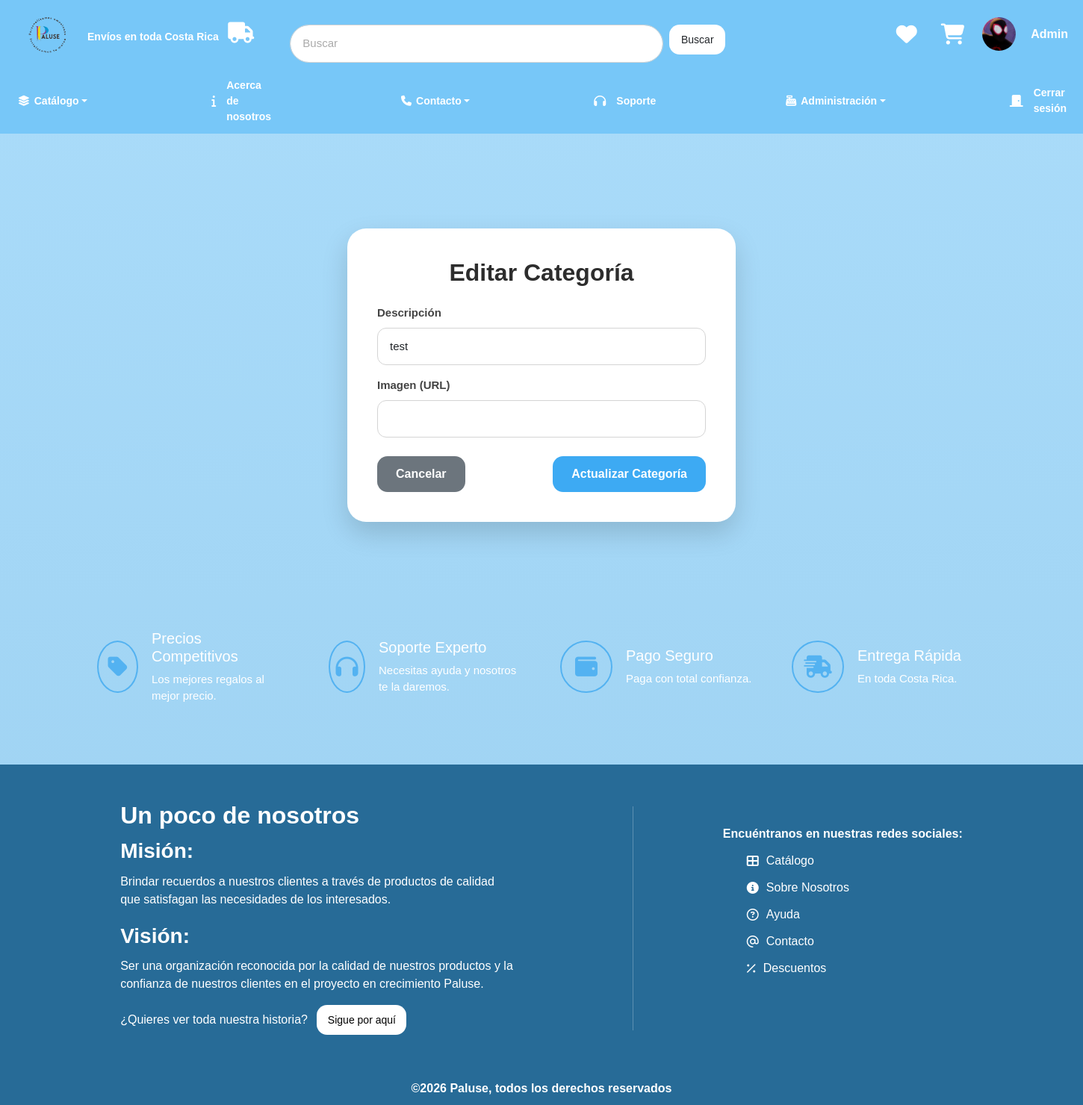
The page /categoria/edit/1 (signed in) on the database as committed earlier.
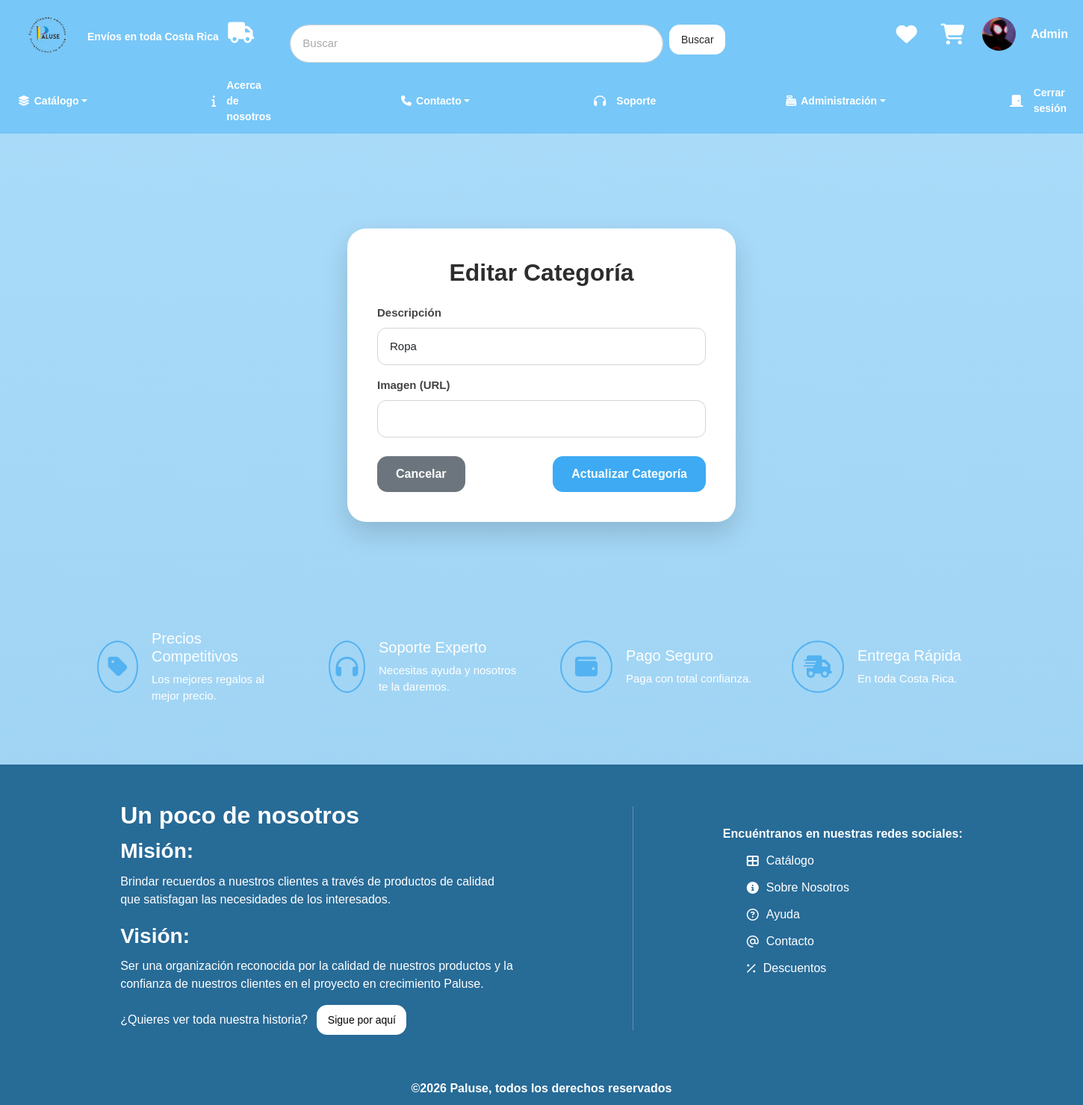
The same page on the database as committed later.
### tables this page shows
CREATE TABLE categoria (
  id_categoria INT NOT NULL AUTO_INCREMENT,
  descripcion VARCHAR(50) NOT NULL,
  ruta_imagen VARCHAR(1024),
  activo BOOLEAN,
  fecha_creacion TIMESTAMP DEFAULT CURRENT_TIMESTAMP,
  fecha_modificacion TIMESTAMP DEFAULT CURRENT_TIMESTAMP ON UPDATE CURRENT_TIMESTAMP,
  PRIMARY KEY (id_categoria),
  UNIQUE (descripcion),
  INDEX ndx_descripcion (descripcion)
);

### app/core/App.php (called while the page is built, shortened)
<?php
class App {
    protected $method = 'index';
    public function __construct() {
        $url = $this->parseUrl();
        if (isset($url[0]) && file_exists('../app/controllers/' . ucfirst($url[0]) . 'Controller.php')) {
            unset($url[0]);
        }
        $this->controller = new $this->controller;
        if (isset($url[1])) {
            if (method_exists($this->controller, $url[1])) {
                $this->method = $url[1];
                unset($url[1]);
            }
        }
        $this->params = $url ? array_values($url) : [];
        call_user_func_array([$this->controller, $this->method], $this->params);
    }
    public function parseUrl() {
        if (isset($_GET['url'])) {
            return explode('/', filter_var(rtrim($_GET['url'], '/'), FILTER_SANITIZE_URL));
        }
        return [];
    }
}

### public/index.php (called while the page is built, shortened)
<?php
require_once '../app/core/App.php';
require_once '../app/core/Controller.php';
$app = new App();

### app/models/Categoria.php (called while the page is built, shortened)
<?php
require_once '../app/config/Database.php';
class Categoria {
    private $db;
    public function __construct() {
        $this->db = Database::getInstance()->getConnection();
    }
    public function getById($id) {
        $query = "SELECT * FROM categoria WHERE id_categoria = ?";
        $stmt = $this->db->prepare($query);
        $stmt->bind_param("i", $id);
        $stmt->execute();
        $result = $stmt->get_result();
        return $result->fetch_assoc();
    }
}

### app/config/Database.php (called while the page is built, shortened)
<?php
class Database {
    private static $instance = null;
    private $conn;
    private function __construct() {
        try {
            $this->conn = new mysqli(DB_HOST, DB_USER, DB_PASS, DB_NAME);
            $this->conn->set_charset("utf8");
        } catch (mysqli_sql_exception $e) {
            die("Error de conexión a la base de datos. Por favor, verifica que MySQL esté encendido y la base de datos '" . DB_NAME . "' exista. Detalle: " . $e->getMessage());
        }
    }
    public static function getInstance() {
        if (!self::$instance) {
            self::$instance = new Database();
        }
        return self::$instance;
    }
    public function getConnection() {
        return $this->conn;
    }
}

### app/views/categoria/edit.php (the view, shortened to what this page needs)
<?php require_once '../app/views/layouts/head.php'; ?>
<?php require_once '../app/views/layouts/headFormsUser.php'; ?>
<?php require_once '../app/views/layouts/header.php'; ?>
<div class="form-wrapper mt-4">
    <div class="glass-card max-w-md mx-auto">
        <h2 class="mb-4">
            Editar Categoría
        </h2>
        <form action="<?= BASE_URL ?>/categoria/edit/<?= $data['categoria']['id_categoria'] ?>" method="POST">
            <div class="form-group mb-3">
                <label>Descripción</label>
                <input
                    type="text"
                    name="descripcion"
                    class="form-control"
                    value="<?= htmlspecialchars($data['categoria']['descripcion']) ?>"
                    required>
            </div>
            <div class="form-group mb-4">
                <label>Imagen (URL)</label>
                <input
                    type="text"
                    name="ruta_imagen"
                    class="form-control"
                    value="<?= htmlspecialchars($data['categoria']['ruta_imagen']) ?>">
            </div>
            <div class="d-flex justify-content-between">
                <a href="<?= BASE_URL ?>/categoria/index" class="btn btn-secondary">
                    Cancelar
                </a>
                <button type="submit" class="btn btn-primary">
                    Actualizar Categoría
                </button>
            </div>
        </form>
    </div>
</div>
<?php require_once '../app/views/layouts/footer.php'; ?>

Rows that differ between the two databases and show on the page:
changed categoria: descripcion "test" → "Ropa"
